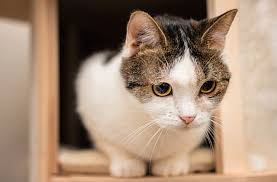
#> input picture TeachCode代码教学区/CH1_HIghGUI的简单入门/cat.jpg, 277 x 182 px
$ python CH1.3_Stack_BGR_And_Grayscale.py
#> lines starting #> are read from the running program, lines starting #| are printed output that depends on the picture
# -*- coding: utf-8 -*-
import numpy as np
import cv2

# 导入一张图像 模式为彩色图片
img = cv2.imread('cat.jpg', cv2.IMREAD_COLOR)
#> img is the input picture: shape (182, 277, 3); mean B, G, R 117.6, 138.1, 163.3

# 读入灰度图
gray = cv2.cvtColor(img, cv2.COLOR_BGR2GRAY)
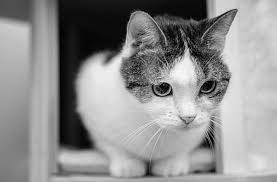
#> gray: shape (182, 277); min 0, max 253, mean 143.3
# 将灰度图转换为三通道的BGR格式
gray = cv2.cvtColor(gray, cv2.COLOR_GRAY2BGR)
#> gray: shape (182, 277, 3)


# 创建一个名字叫做 image_win的窗口
cv2.namedWindow('image', cv2.WINDOW_NORMAL)

# 拼接的图像之间必须是相同的尺寸, 宽度, 高度, 通道数.
stack_img = np.hstack((img, gray))
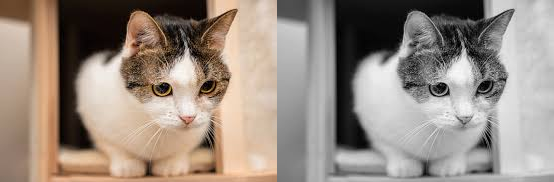
#> stack_img: shape (182, 554, 3); mean B, G, R 130.5, 140.7, 153.3

# 在名字叫做 image_win的窗口下展示图像
cv2.imshow('image', stack_img)
# 检测按下的按钮
print("请按任意键关闭窗口")
key_pressed = cv2.waitKey(0)
#> (key Esc is pressed here)
print("Key Pressed : {}  == {}".format(key_pressed, chr(key_pressed)))
# cv2.destroyAllWindows()
cv2.destroyWindow('image')
